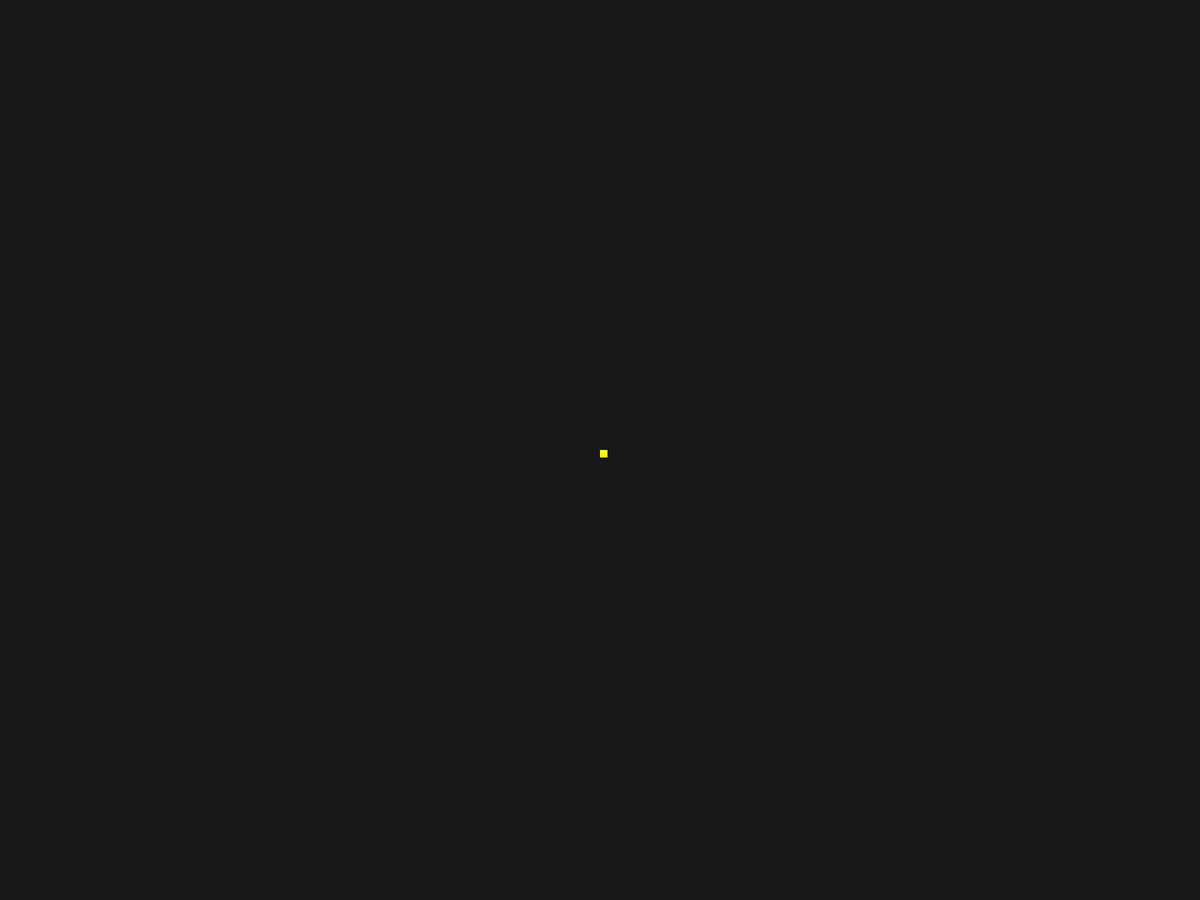
Frame 1 (no input)
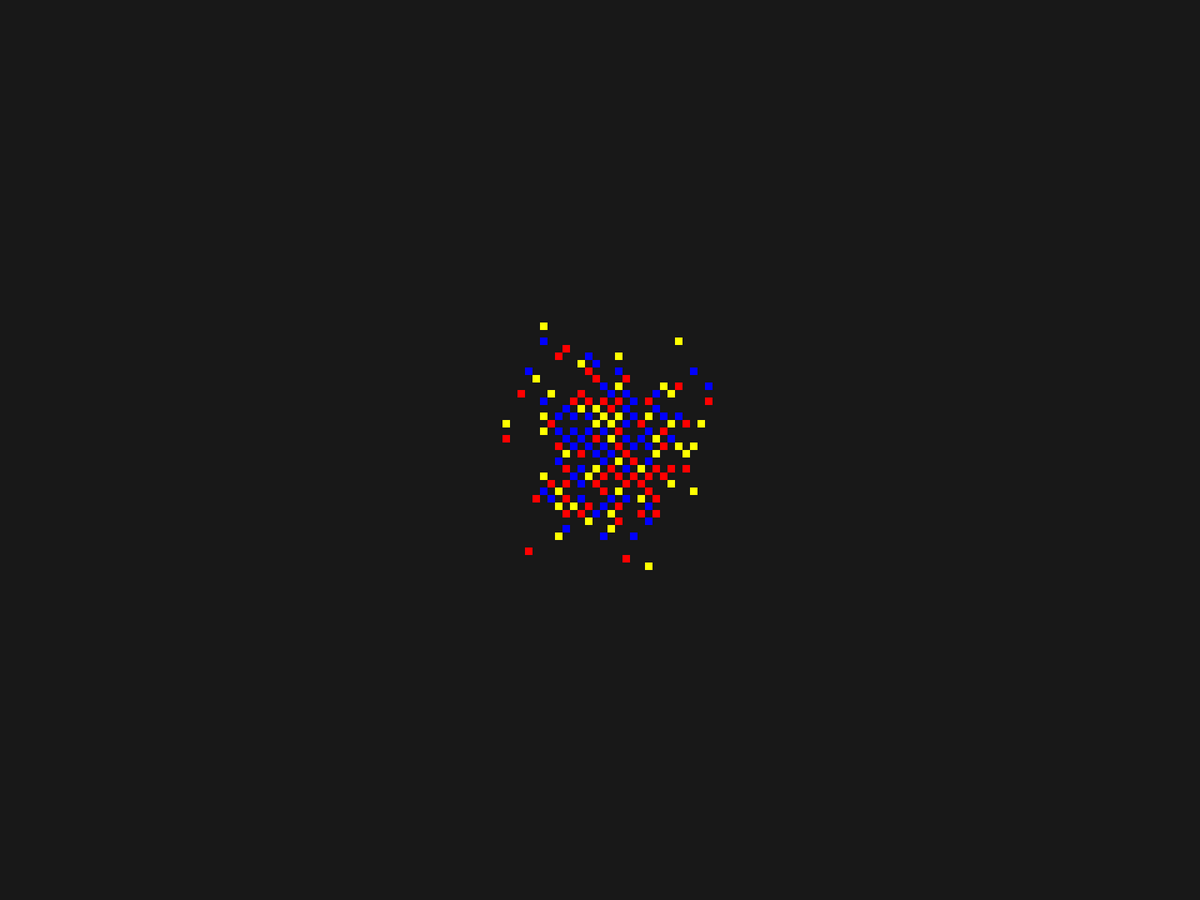
Frame 60 (the mouse pressed at the canvas centre just before this capture)
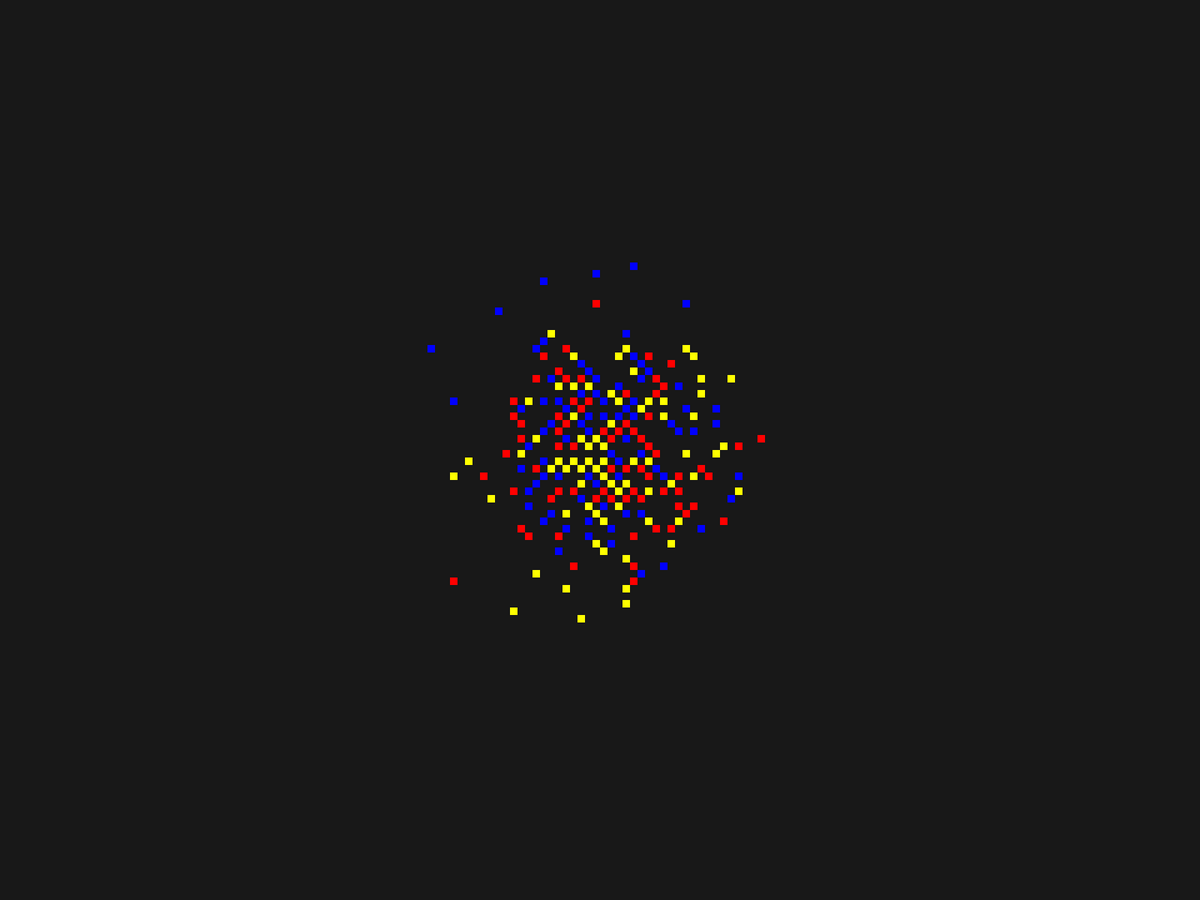
Frame 120 (the mouse held since frame 60 and released just before this capture)

The Processing sketch that drew these frames (run headless with seeded random() and noise(); from frame 60 on, the mouse is pressed at the canvas centre):

// Processing sketch: I1RandomWalker
// ── I1RandomWalker.pde
int numWalkers; // The number of walkers per color.
int walkerSize;
int walkerAlpha;

Walker[] redGuys;
Walker[] blueGuys;
Walker[] yellowGuys;

void setup() {
    fullScreen();
    noCursor();
    size(400, 400);

    numWalkers = 100; // Change this to change the number of total walkers.
    walkerSize = 10; // Change this to change the size of each walker.
    walkerAlpha = 255; // Change this to change walker transparency.

    redGuys = new Walker[numWalkers];
    blueGuys = new Walker[numWalkers];
    yellowGuys = new Walker[numWalkers];


    for (int i = 0; i < numWalkers; i++) {
        redGuys[i] = new Walker(255, 0, 0, walkerSize, walkerAlpha);
        blueGuys[i] = new Walker(0, 0, 255, walkerSize, walkerAlpha);
        yellowGuys[i] = new Walker(255, 255, 0, walkerSize, walkerAlpha);
    }
    
    background(24);
}

void draw() {
    background(24);
    for (int i = 0; i < numWalkers; i++) {
        redGuys[i].display();
        blueGuys[i].display();
        yellowGuys[i].display();

        redGuys[i].walk();
        //redGuys[i].walk();
        blueGuys[i].walk();
        //blueGuys[i].walk();
        //yellowGuys[i].walk();
        yellowGuys[i].walk();
    }
}
// ── Walker.pde
class Walker {
    int xpos;
    int ypos;
    int size;

    color myColor;

    public Walker() {
        xpos = width/2;
        ypos = height/2;
        stroke(0);
        myColor = color(150, 150, 150, 255);
        fill(myColor);
        size = 10;
    }

        public Walker(int r, int g, int b, int aSize, int anAlpha) {
        xpos = width/2;
        ypos = height/2;
        size = aSize;
        stroke(0);
        noStroke();
        myColor = color(r, g, b, anAlpha);
        fill(myColor);
    }

    void display() {
        fill(myColor);
        rect(xpos, ypos, size, size);
    }

    void walk() {
        int choice = int(random(4));

        if (choice == 0 && xpos <= width) {
            xpos += size;
        } else if (choice == 1 && xpos >= 0) {
            xpos -= size;
        } else if (choice == 2 && ypos <= height) {
            ypos += size;
        } else if (choice == 3 && ypos >= 0) {
            ypos -= size;
        } else {
            return;
        }
    }
}
